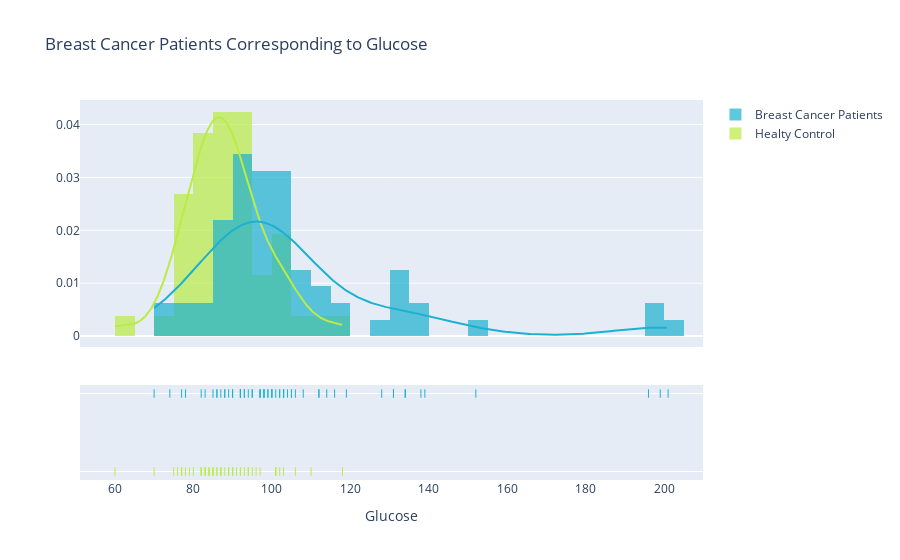

The code cell stored with this chart in its notebook:
### Code cell
more = df[df['Classification']==1]['Glucose']
less = df[df['Classification']==0]['Glucose']
fig = ff.create_distplot([less, more],['Healty Control', 'Breast Cancer Patients']
                         , bin_size=5,
                        colors=['#bbeb44','#1db1cf'])
fig.update_layout(
    title="Breast Cancer Patients Corresponding to Glucose",
    xaxis_title="Glucose",
)
fig.show()

### Figure 1 — Plotly figure (JSON) as saved in the notebook; plotly's stock layout.template omitted (floating-point values rounded to 4 significant figures; data arrays with more than 128 entries replaced by an {"elided": "..."} marker saying what was removed)
{"data": [{"autobinx": false, "histnorm": "probability density", "legendgroup": "Healty Control", "marker": {"color": "#bbeb44"}, "name": "Healty Control", "opacity": 0.7, "type": "histogram", "x": [70, 92, 91, 77, 92, 92, 77, 118, 97, 83, 78, 82, 82, 88, 75, 86, 84, 85, 95, 87, 86, 87, 84, 84, 90, 83, 106, 90, 90, 80, 101, 101, 87, 89, 77, 79, 82, 101, 103, 76, 83, 94, 85, 93, 102, 90, 94, 60, 89, 96, 110, 85], "xaxis": "x", "xbins": {"end": 118, "size": 5, "start": 60}, "yaxis": "y"}, {"autobinx": false, "histnorm": "probability density", "legendgroup": "Breast Cancer Patients", "marker": {"color": "#1db1cf"}, "name": "Breast Cancer Patients", "opacity": 0.7, "type": "histogram", "x": [102, 74, 94, 92, 93, 102, 93, 92, 95, 112, 78, 103, 98, 116, 86, 98, 88, 114, 92, 106, 105, 105, 86, 101, 92, 103, 201, 97, 77, 100, 99, 112, 98, 85, 90, 196, 199, 139, 128, 100, 87, 134, 131, 70, 99, 103, 104, 108, 88, 89, 97, 83, 95, 134, 90, 92, 131, 152, 119, 92, 100, 97, 82, 138], "xaxis": "x", "xbins": {"end": 201, "size": 5, "start": 70}, "yaxis": "y"}, {"legendgroup": "Healty Control", "marker": {"color": "#bbeb44"}, "mode": "lines", "name": "Healty Control", "showlegend": false, "type": "scatter", "x": {"elided": "500 float values"}, "xaxis": "x", "y": {"elided": "500 float values"}, "yaxis": "y"}, {"legendgroup": "Breast Cancer Patients", "marker": {"color": "#1db1cf"}, "mode": "lines", "name": "Breast Cancer Patients", "showlegend": false, "type": "scatter", "x": {"elided": "500 float values"}, "xaxis": "x", "y": {"elided": "500 float values"}, "yaxis": "y"}, {"legendgroup": "Healty Control", "marker": {"color": "#bbeb44", "symbol": "line-ns-open"}, "mode": "markers", "name": "Healty Control", "showlegend": false, "type": "scatter", "x": [70, 92, 91, 77, 92, 92, 77, 118, 97, 83, 78, 82, 82, 88, 75, 86, 84, 85, 95, 87, 86, 87, 84, 84, 90, 83, 106, 90, 90, 80, 101, 101, 87, 89, 77, 79, 82, 101, 103, 76, 83, 94, 85, 93, 102, 90, 94, 60, 89, 96, 110, 85], "xaxis": "x", "y": ["Healty Control", "Healty Control", "Healty Control", "Healty Control", "Healty Control", "Healty Control", "Healty Control", "Healty Control", "Healty Control", "Healty Control", "Healty Control", "Healty Control", "Healty Control", "Healty Control", "Healty Control", "Healty Control", "Healty Control", "Healty Control", "Healty Control", "Healty Control", "Healty Control", "Healty Control", "Healty Control", "Healty Control", "Healty Control", "Healty Control", "Healty Control", "Healty Control", "Healty Control", "Healty Control", "Healty Control", "Healty Control", "Healty Control", "Healty Control", "Healty Control", "Healty Control", "Healty Control", "Healty Control", "Healty Control", "Healty Control", "Healty Control", "Healty Control", "Healty Control", "Healty Control", "Healty Control", "Healty Control", "Healty Control", "Healty Control", "Healty Control", "Healty Control", "Healty Control", "Healty Control"], "yaxis": "y2"}, {"legendgroup": "Breast Cancer Patients", "marker": {"color": "#1db1cf", "symbol": "line-ns-open"}, "mode": "markers", "name": "Breast Cancer Patients", "showlegend": false, "type": "scatter", "x": [102, 74, 94, 92, 93, 102, 93, 92, 95, 112, 78, 103, 98, 116, 86, 98, 88, 114, 92, 106, 105, 105, 86, 101, 92, 103, 201, 97, 77, 100, 99, 112, 98, 85, 90, 196, 199, 139, 128, 100, 87, 134, 131, 70, 99, 103, 104, 108, 88, 89, 97, 83, 95, 134, 90, 92, 131, 152, 119, 92, 100, 97, 82, 138], "xaxis": "x", "y": ["Breast Cancer Patients", "Breast Cancer Patients", "Breast Cancer Patients", "Breast Cancer Patients", "Breast Cancer Patients", "Breast Cancer Patients", "Breast Cancer Patients", "Breast Cancer Patients", "Breast Cancer Patients", "Breast Cancer Patients", "Breast Cancer Patients", "Breast Cancer Patients", "Breast Cancer Patients", "Breast Cancer Patients", "Breast Cancer Patients", "Breast Cancer Patients", "Breast Cancer Patients", "Breast Cancer Patients", "Breast Cancer Patients", "Breast Cancer Patients", "Breast Cancer Patients", "Breast Cancer Patients", "Breast Cancer Patients", "Breast Cancer Patients", "Breast Cancer Patients", "Breast Cancer Patients", "Breast Cancer Patients", "Breast Cancer Patients", "Breast Cancer Patients", "Breast Cancer Patients", "Breast Cancer Patients", "Breast Cancer Patients", "Breast Cancer Patients", "Breast Cancer Patients", "Breast Cancer Patients", "Breast Cancer Patients", "Breast Cancer Patients", "Breast Cancer Patients", "Breast Cancer Patients", "Breast Cancer Patients", "Breast Cancer Patients", "Breast Cancer Patients", "Breast Cancer Patients", "Breast Cancer Patients", "Breast Cancer Patients", "Breast Cancer Patients", "Breast Cancer Patients", "Breast Cancer Patients", "Breast Cancer Patients", "Breast Cancer Patients", "Breast Cancer Patients", "Breast Cancer Patients", "Breast Cancer Patients", "Breast Cancer Patients", "Breast Cancer Patients", "Breast Cancer Patients", "Breast Cancer Patients", "Breast Cancer Patients", "Breast Cancer Patients", "Breast Cancer Patients", "Breast Cancer Patients", "Breast Cancer Patients", "Breast Cancer Patients", "Breast Cancer Patients"], "yaxis": "y2"}], "layout": {"barmode": "overlay", "hovermode": "closest", "legend": {"traceorder": "reversed"}, "title": {"text": "Breast Cancer Patients Corresponding to Glucose"}, "xaxis": {"anchor": "y2", "domain": [0, 1], "title": {"text": "Glucose"}, "zeroline": false}, "yaxis": {"anchor": "free", "domain": [0.35, 1], "position": 0}, "yaxis2": {"anchor": "x", "domain": [0, 0.25], "dtick": 1, "showticklabels": false}}}
